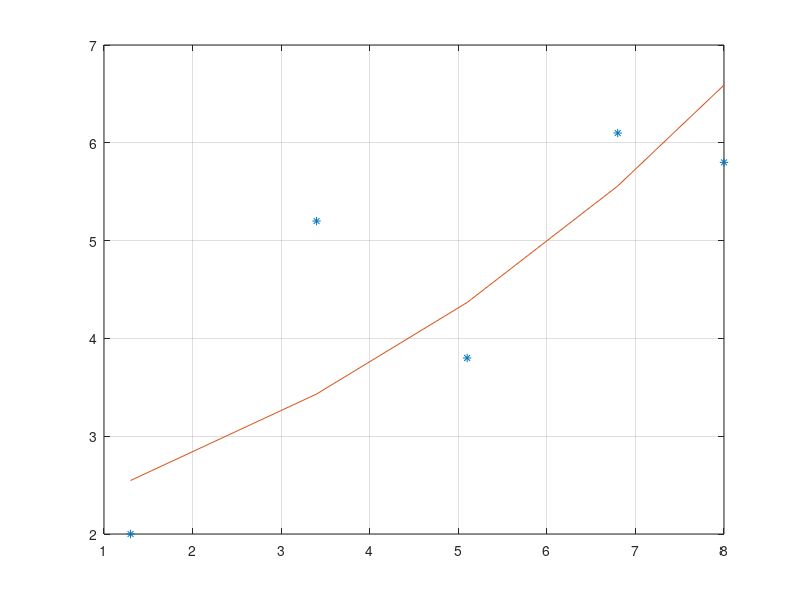

Recreate this plot in MATLAB.
clear
clc
x = [1.3 3.4 5.1 6.8 8];
y = [2 5.2 3.8 6.1 5.8];
z = log(y); % já calcula automaticamente o vetor z com os logaritmos
n = length(x);
M = 1; %sempre 1 no ajuste exponencial
for i=1:M+1
  for j=1:M+1
    a(i,j) = 0;
    for k=1 : n
      a(i,j) = a(i,j)+x(k)^(j+i-2);
    end
  end
  b(i) = 0;
  for k=1:n
      b(i) = b(i) + z(k)*x(k)^(i-1);
  end
end

a
b
%det(a)
%cond(a)

c=a\b' %resolve o sistema linear

c(1) = exp(c(1));
c

for k=1 : n
  g(k) = c(1) * exp(c(2) * x(k));
end

d = sum((y-g).^2) % quanto menor, melhor

plot(x, y, '*')
hold on
grid
plot(x, g)

